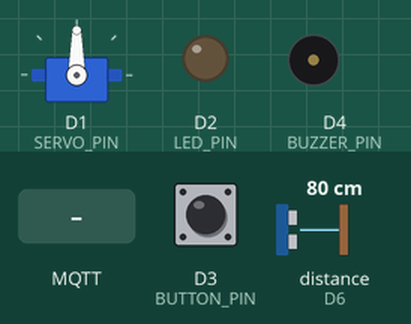
This sketch was run on a simulated ESP8266 (NodeMCU). Shown: servo, output pins drawn as LEDs (lit = HIGH), buzzer (waves = sounding, pin HIGH). Wiring (inferred from the names in the program): ultrasonic range finder: trigger D5; echo D6. The inputs (shaded band) are chosen by the test bench; at power-on: D3 (BUTTON_PIN) HIGH, distance to the obstacle (sensor on D6) 80 cm. The echo pulse lasts 58.3 µs per cm; WiFi joins after 1.5 s; servers stay silent unless stated; no MQTT or app messages arrive unless stated; pins used as bus, display or sensor lines are not drawn; what the sketch prints to the serial monitor is not drawn.

Above: at 2.7 s.
2.8 s: D3 (BUTTON_PIN) pulled LOW for 1 s
At 3.2 s:
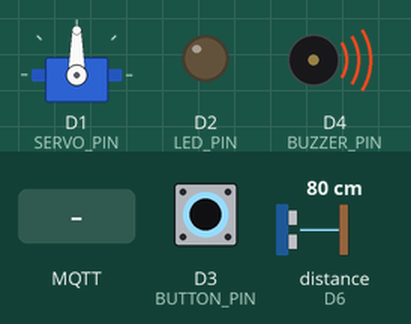
5.4 s: distance to the obstacle (sensor on D6) set to 32 cm
6.9 s: distance to the obstacle (sensor on D6) set to 27 cm
At 7.4 s:
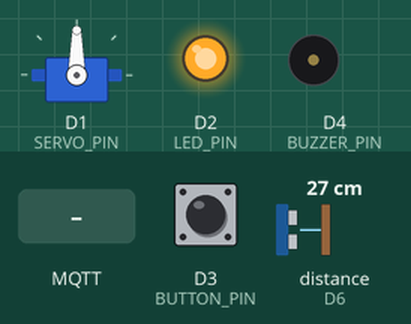
8.4 s: MQTT message "open" arrives on the first subscribed topic
At 10.3 s:
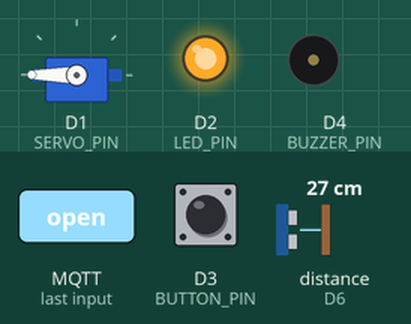
10.6 s: MQTT message "lock" arrives on the first subscribed topic
At 13.0 s:
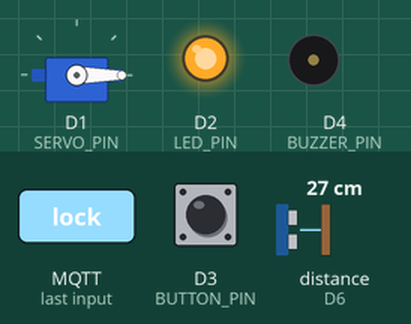
13.6 s: D3 (BUTTON_PIN) pulled LOW for 3.2 s
At 14.7 s:
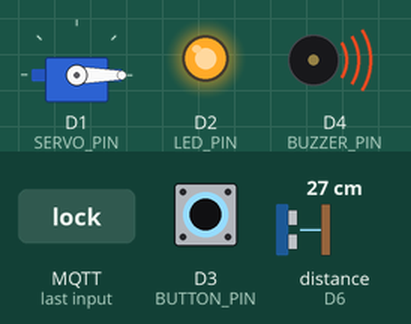
Timing chart, 0 to 18.0 s (numbered marks = the images above; inputs shaded):
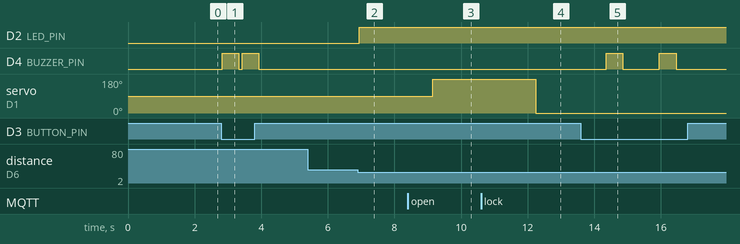

Measured:
- the behaviour switches between 31 and 30 cm on distance to the obstacle (sensor on D6) (found by bisection; images 1 and 2)
- after the input at 2.8 s, D4 (BUZZER_PIN): alternates HIGH for 0.50 s and LOW for 0.11 s, 4 changes in all, then stays LOW, starting at once
- after the input at 5.4 s, every drawn part: stays the same
- after the input at 6.9 s, D2 (LED_PIN): LOW → HIGH at once
- after the input at 8.4 s, servo on D1 (SERVO_PIN): 90° → 180° after 0.74 s
- after the input at 10.6 s, servo on D1 (SERVO_PIN): 180° → 0° after 1.6 s
- after the input at 13.6 s, D4 (BUZZER_PIN): alternates HIGH for 0.50 s and LOW for 1.1 s, 4 changes in all, then stays LOW, starting after 0.75 s

The sketch:

nodemcu.ino
```cpp
#include <ESP8266WiFi.h>
#include <PubSubClient.h>
#include <Servo.h>

const char* ssid = "Veronica";
const char* password = "12345678";
const char* mqtt_server = "172.20.10.2";

WiFiClient espClient;
PubSubClient client(espClient);
Servo myServo;

#define TRIG_PIN D5
#define ECHO_PIN D6
#define LED_PIN D2
#define BUTTON_PIN D3
#define BUZZER_PIN D4
#define SERVO_PIN D1

void setup() {
    Serial.begin(115200);

    pinMode(TRIG_PIN, OUTPUT);
    pinMode(ECHO_PIN, INPUT);
    pinMode(LED_PIN, OUTPUT);
    pinMode(BUTTON_PIN, INPUT_PULLUP);
    pinMode(BUZZER_PIN, OUTPUT);

    myServo.attach(SERVO_PIN);

    WiFi.begin(ssid, password);
    Serial.print("Connecting to WiFi...");
    while (WiFi.status() != WL_CONNECTED) {
        delay(500);
        Serial.print(".");
    }
    Serial.println("Connected to WiFi");

    client.setServer(mqtt_server, 1883);
    client.setCallback(callback);
    reconnectMQTT();
    client.subscribe("servo/control");
}

void loop() {
    if (!client.connected()) {
        reconnectMQTT();
    }
    client.loop();

    long distance = measureDistance();
    if (distance > 0 && distance < 30) {
        digitalWrite(LED_PIN, HIGH);
        client.publish("object/detect", "Object detected!");
        Serial.println("Object detected, LED ON");
        delay(1000);
    } else {
        digitalWrite(LED_PIN, LOW);
    }

    if (digitalRead(BUTTON_PIN) == LOW) {
        digitalWrite(BUZZER_PIN, HIGH);
        Serial.println("Doorbell Ringing!");
        delay(500);
        digitalWrite(BUZZER_PIN, LOW);
    }

    delay(100);
}

void callback(char* topic, byte* payload, unsigned int length) {
    String message = "";
    for (int i = 0; i < length; i++) {
        message += (char)payload[i];
    }

    Serial.print("Message received [");
    Serial.print(topic);
    Serial.print("]: ");
    Serial.println(message);

    if (String(topic) == "servo/control") {
        if (message == "open") {
            myServo.write(180);
            delay(2000);
            Serial.println("door opened");
        } else if (message == "lock") {
            myServo.write(0);
            Serial.println("locked");
        }
    }

    Serial.print("Current servo position: ");
    Serial.println(myServo.read());
}

void reconnectMQTT() {
    while (!client.connected()) {
        Serial.print("Attempting MQTT connection...");
        if (client.connect("NodeMCU_Client")) {
            Serial.println("Connected to MQTT broker");
            client.subscribe("servo/control");
        } else {
            Serial.print("failed, rc=");
            Serial.print(client.state());
            Serial.println(" retrying in 5 seconds");
            delay(5000);
        }
    }
}

long measureDistance() {
    digitalWrite(TRIG_PIN, LOW);
    delayMicroseconds(2);
    digitalWrite(TRIG_PIN, HIGH);
    delayMicroseconds(10);
    digitalWrite(TRIG_PIN, LOW);

    long duration = pulseIn(ECHO_PIN, HIGH);
    long distance = duration * 0.034 / 2;
    return distance;
}
```
